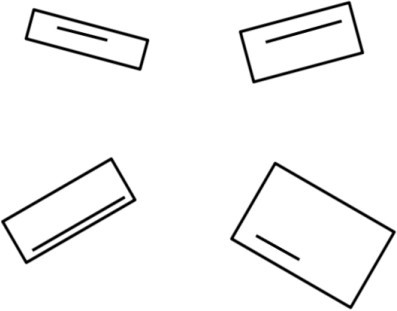
#> input picture task.jpg, 397 x 311 px
$ python rectangle_alignment.py
#> lines starting #> are read from the running program, lines starting #| are printed output that depends on the picture; after the words box and inside, x2 and y2 are one past the last pixel; in counts of white or black regions, pixels touching at a corner belong together
import cv2
import numpy as np
import imutils

def cart2pol(x, y):
    theta = np.arctan2(y, x)
    rho = np.hypot(x, y)
    return theta, rho


def pol2cart(theta, rho):
    x = rho * np.cos(theta)
    y = rho * np.sin(theta)
    return x, y


def rotate_contour(cnt, angle):
    M = cv2.moments(cnt)
    cx = int(M['m10']/M['m00'])
    cy = int(M['m01']/M['m00'])

    cnt_norm = cnt - [cx, cy]

    coordinates = cnt_norm[:, 0, :]
    xs, ys = coordinates[:, 0], coordinates[:, 1]
    thetas, rhos = cart2pol(xs, ys)

    thetas = np.rad2deg(thetas)
    thetas = (thetas + angle) % 360
    thetas = np.deg2rad(thetas)

    xs, ys = pol2cart(thetas, rhos)

    cnt_norm[:, 0, 0] = xs
    cnt_norm[:, 0, 1] = ys

    cnt_rotated = cnt_norm + [cx, cy]
    cnt_rotated = cnt_rotated.astype(np.int32)

    return cnt_rotated


def main() :
    image = cv2.imread("task.jpg")
#> image is the input picture: shape (311, 397, 3); min 0, max 255, mean 244.5
    gray = cv2.cvtColor(image, cv2.COLOR_BGR2GRAY)
    edged = cv2.Canny(gray, 50, 100)
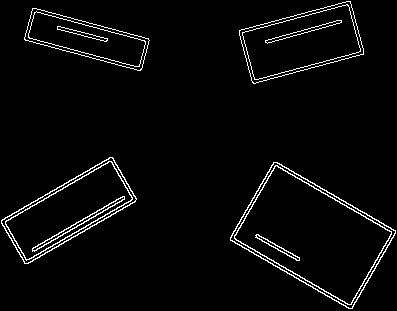
#> edged: shape (311, 397); 3.3% white in thin lines or dots

    cnts = cv2.findContours(edged.copy(), cv2.RETR_LIST, cv2.CHAIN_APPROX_SIMPLE)
#> cnts = 24 contours; largest, box (x1, y1, x2, y2) and area: (230, 162, 396, 309) 12765, (230, 162, 396, 309) 12541, (234, 165, 392, 305) 11436, (234, 165, 392, 305) 11222, (1, 157, 137, 264) 6544
    cnts = imutils.grab_contours(cnts)
    mask = np.ones(image.shape[:2], dtype="uint8") * 255


    cnt_rotated1 = rotate_contour(cnts[0],-29)
#> in rotate_contour, `M = cv2.moments(cnt)`: M = moments, m00 118, centre m10/m00, m01/m00 = (277.5, 247.3)
#> in rotate_contour, `cx = int(M['m10']/M['m00'])`: cx = 277
#> in rotate_contour, `cy = int(M['m01']/M['m00'])`: cy = 247
#> in rotate_contour, `cnt_norm = cnt - [cx, cy]`: cnt_norm = 77 rows, first 8: [-21, -12], [-20, -13], [-18, -11], [-17, -11], [-16, -10], [-15, -10], [-14, -9], [-13, -9]
#> in rotate_contour, `coordinates = cnt_norm[:, 0, :]`: coordinates = 77 pairs, first value -21 to 22, second value -13 to 13
#> in rotate_contour, `xs, ys = coordinates[:, 0], coordinates[:, 1]`: xs = 77 values, max 22 at index 38, min -21 at index 0, mean 0.883; ys = 77 values, max 13 at index 40, min -13 at index 1, mean 0.481
#> in cart2pol, `theta = np.arctan2(y, x)`: theta = 77 values, max 3.14 at index 60, min -2.94 at index 63, mean -0.772
#> in cart2pol, `rho = np.hypot(x, y)`: rho = 77 values, max 25.06 at index 39, min 1 at index 18, mean 12.65
#> in rotate_contour, `thetas, rhos = cart2pol(xs, ys)`: thetas has the same summary as theta in cart2pol; rhos has the same summary as rho in cart2pol
#> in rotate_contour, `thetas = np.rad2deg(thetas)`: thetas = 77 values, max 180 at index 60, min -168.7 at index 63, mean -44.24
#> in rotate_contour, `thetas = (thetas + angle) % 360`: thetas = 77 values, max 359.6 at index 39, min 2.43 at index 42, mean 183.9
#> in rotate_contour, `thetas = np.deg2rad(thetas)`: thetas = 77 values, max 6.28 at index 39, min 0.0424 at index 42, mean 3.21
#> in pol2cart, `x = rho * np.cos(theta)`: x = 77 values, max 25.06 at index 39, min -24.18 at index 0, mean 1.01
#> in pol2cart, `y = rho * np.sin(theta)`: y = 77 values, max 1.67 at index 41, min -1.67 at index 1, mean -0.00787
#> in rotate_contour, `xs, ys = pol2cart(thetas, rhos)`: xs has the same summary as x in pol2cart; ys has the same summary as y in pol2cart
#> in rotate_contour, `cnt_rotated = cnt_norm + [cx, cy]`: cnt_rotated = 77 rows, first 8: [253, 247], [254, 246], [256, 247], [257, 246], [259, 247], [260, 246], [261, 246], [262, 246]
#> in rotate_contour, `cnt_rotated = cnt_rotated.astype(np.int32)`: cnt_rotated = contour of 77 points, box (x1, y1, x2, y2) (253, 246, 303, 249), area 63
#> cnt_rotated1 has the same summary as cnt_rotated in rotate_contour
    mask1 = cv2.drawContours(mask, [cnt_rotated1], -1, 0, -2)
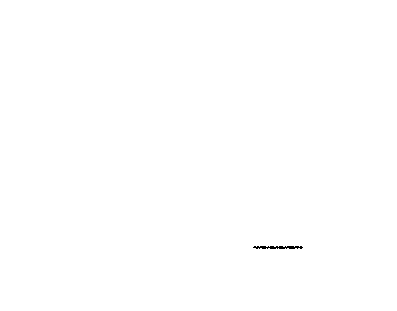
#> mask1: shape (311, 397); 99.9% white; black in thin lines or dots, all inside (x1, y1, x2, y2) = (253, 246, 303, 249)
    cnt_rotated2 = rotate_contour(cnts[4],-30)
#> in rotate_contour (call 2), `cnt_norm = cnt - [cx, cy]`: cnt_norm = 315 rows, first 8: [-36, -69], [-34, -67], [-33, -67], [-32, -66], [-31, -66], [-29, -64], [-28, -64], [-27, -63]
#> in rotate_contour (call 2), `cnt_rotated = cnt_norm + [cx, cy]`: cnt_rotated = 315 rows, first 8: [247, 193], [250, 193], [250, 193], [252, 193], [253, 193], [255, 194], [256, 193], [258, 193]
#> cnt_rotated2 = contour of 315 points, box (x1, y1, x2, y2) (246, 193, 381, 277), area 11008
    mask2 = cv2.drawContours(mask1, [cnt_rotated2], -1, 0, 1)
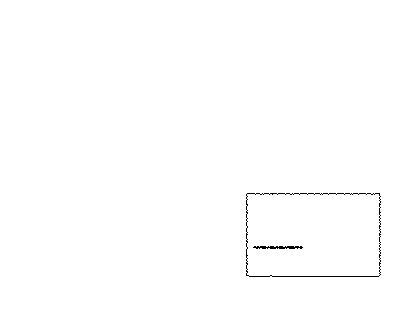
#> mask2: shape (311, 397); 99.5% white; black in thin lines or dots, all inside (x1, y1, x2, y2) = (246, 193, 381, 277)
    cnt_rotated3 = rotate_contour(cnts[2],30)
#> in rotate_contour (call 3), `cnt_norm = cnt - [cx, cy]`: cnt_norm = 156 rows, first 8: [44, -26], [45, -27], [46, -26], [46, -25], [45, -24], [44, -24], [42, -22], [41, -22]
#> in rotate_contour (call 3), `cnt_rotated = cnt_norm + [cx, cy]`: cnt_rotated = 156 rows, first 8: [129, 223], [130, 223], [130, 223], [130, 224], [128, 224], [128, 224], [125, 224], [124, 224]
#> cnt_rotated3 = contour of 156 points, box (x1, y1, x2, y2) (26, 222, 131, 225), area 152
    mask3 = cv2.drawContours(mask2, [cnt_rotated3], -1, 0, 0)
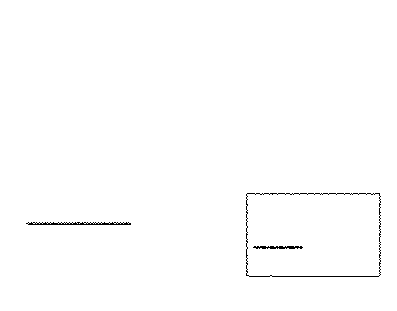
#> mask3: shape (311, 397); 99.4% white; black in thin lines or dots, all inside (x1, y1, x2, y2) = (26, 193, 381, 277)
    cnt_rotated4 = rotate_contour(cnts[11],-150)
#> in rotate_contour (call 4), `cnt_norm = cnt - [cx, cy]`: cnt_norm = 257 rows, first 8: [41, -53], [39, -51], [38, -51], [37, -50], [36, -50], [35, -49], [34, -49], [32, -47]
#> in rotate_contour (call 4), `cnt_rotated = cnt_norm + [cx, cy]`: cnt_rotated = 257 rows, first 8: [6, 235], [9, 234], [10, 235], [11, 234], [12, 235], [14, 234], [15, 235], [17, 234]
#> cnt_rotated4 = contour of 257 points, box (x1, y1, x2, y2) (3, 184, 133, 236), area 6360
    mask4 = cv2.drawContours(mask3, [cnt_rotated4], -1, 0, 1)
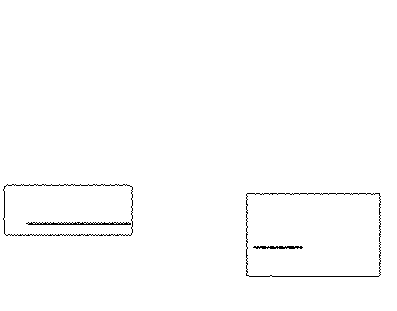
#> mask4: shape (311, 397); 99.1% white; black in thin lines or dots, all inside (x1, y1, x2, y2) = (3, 184, 381, 277)
    cnt_rotated5 = rotate_contour(cnts[19],-15)
#> in rotate_contour (call 5), `cnt_norm = cnt - [cx, cy]`: cnt_norm = 159 rows, first 8: [-54, -30], [-54, -28], [-55, -27], [-55, -24], [-56, -23], [-56, -20], [-57, -19], [-57, -17]
#> in rotate_contour (call 5), `cnt_rotated = cnt_norm + [cx, cy]`: cnt_rotated = 159 rows, first 8: [27, 23], [27, 25], [26, 27], [27, 30], [26, 31], [27, 34], [27, 35], [27, 37]
#> cnt_rotated5 = contour of 159 points, box (x1, y1, x2, y2) (26, 22, 148, 56), area 3845
    mask5 = cv2.drawContours(mask4, [cnt_rotated5], -1, 0, 1)
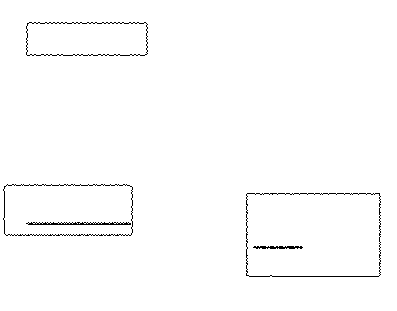
#> mask5: shape (311, 397); 98.8% white; black in thin lines or dots, all inside (x1, y1, x2, y2) = (3, 22, 381, 277)
    cnt_rotated6 = rotate_contour(cnts[12],-15)
#> in rotate_contour (call 6), `cnt_norm = cnt - [cx, cy]`: cnt_norm = 55 rows, first 8: [-24, -6], [-23, -7], [-21, -7], [-20, -6], [-17, -6], [-16, -5], [-13, -5], [-12, -4]
#> in rotate_contour (call 6), `cnt_rotated = cnt_norm + [cx, cy]`: cnt_rotated = 55 rows, first 8: [57, 33], [57, 33], [59, 32], [61, 33], [64, 32], [65, 33], [68, 32], [69, 33]
#> cnt_rotated6 = contour of 55 points, box (x1, y1, x2, y2) (57, 32, 108, 36), area 100
    mask6 = cv2.drawContours(mask5, [cnt_rotated6], -1, 0, -1)
    cnt_rotated7 = rotate_contour(cnts[14],16)
#> in rotate_contour (call 7), `cnt_norm = cnt - [cx, cy]`: cnt_norm = 85 rows, first 8: [33, -10], [34, -11], [38, -11], [39, -10], [37, -8], [34, -8], [33, -7], [31, -7]
#> in rotate_contour (call 7), `cnt_rotated = cnt_norm + [cx, cy]`: cnt_rotated = 85 rows, first 8: [336, 31], [337, 30], [341, 31], [342, 32], [339, 33], [336, 32], [335, 33], [333, 32]
#> cnt_rotated7 = contour of 85 points, box (x1, y1, x2, y2) (264, 30, 343, 34), area 151
    mask7 = cv2.drawContours(mask6, [cnt_rotated7], -1, 0, -1)

    cnt_rotated8 = rotate_contour(cnts[21],15)
#> in rotate_contour (call 8), `cnt_norm = cnt - [cx, cy]`: cnt_norm = 165 rows, first 8: [46, -37], [45, -36], [42, -36], [41, -35], [38, -35], [37, -34], [35, -34], [34, -33]
#> in rotate_contour (call 8), `cnt_rotated = cnt_norm + [cx, cy]`: cnt_rotated = 165 rows, first 8: [354, 18], [352, 18], [349, 18], [348, 18], [345, 18], [344, 18], [342, 18], [341, 18]
#> cnt_rotated8 = contour of 165 points, box (x1, y1, x2, y2) (246, 18, 357, 67), area 5218
    cv2.drawContours(mask7, [cnt_rotated8], -1, 0, 0)
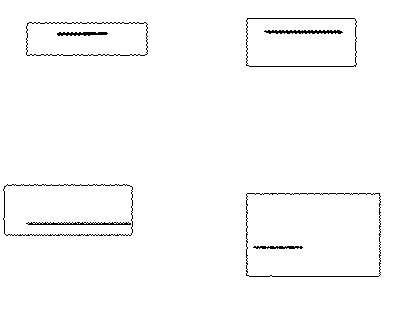
#> mask7: shape (311, 397); 98.3% white; black in thin lines or dots, all inside (x1, y1, x2, y2) = (3, 18, 381, 277)

    cv2.imwrite('rectangle_alignment.jpg',mask)


if '__main__' == __name__:
    main()
